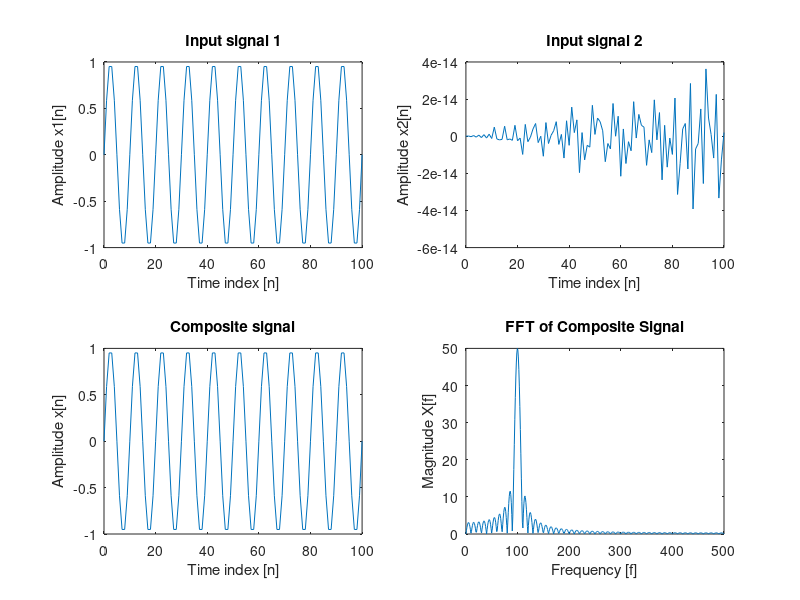
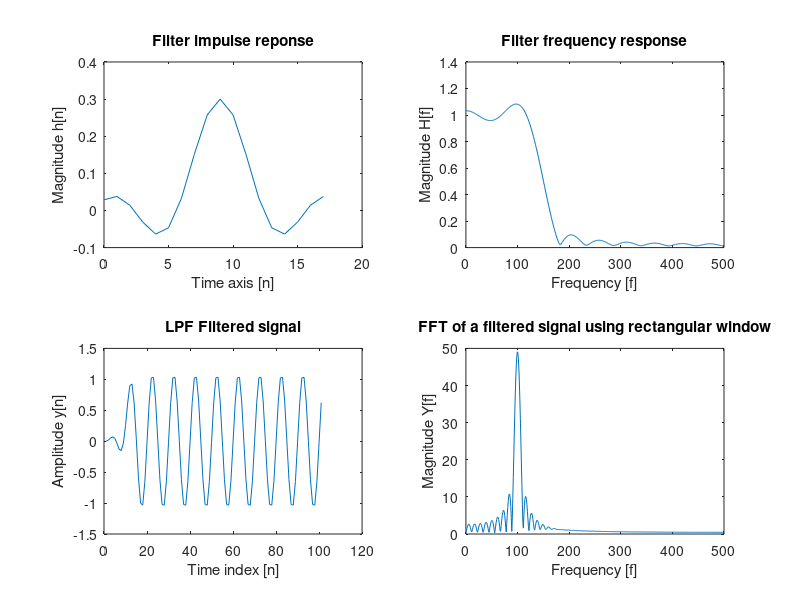

Source code (MATLAB) for these figures, in order:
t=0:100;
f1=100;
f2=500;
fs=1000;
fc=150;
N=18;
x1=sin(2*pi*(f1/fs)*t);
figure(1)
subplot(2,2,1); plot(t,x1);
xlabel('Time index [n]')
ylabel('Amplitude x1[n]')
title('Input signal 1')
x2=sin(2*pi*(f2/fs)*t);
subplot(2,2,2); plot(t,x2);
xlabel('Time index [n]')
ylabel('Amplitude x2[n]')
title('Input signal 2')
x=x1+x2;
subplot(2,2,3); plot(t,x);
xlabel('Time index [n]')
ylabel('Amplitude x[n]')
title('Composite signal')
mag=abs(fft(x,1024));
k=0:512;
f=k*fs/1024;
subplot(2,2,4); plot(f,mag(1:513));
xlabel('Frequency [f]')
ylabel('Magnitude X[f]')
title('FFT of Composite Signal')
if rem(N,2) == 0
 a=N/2;
else
 a = (N-1)/2;
end
for n=0:N-1
 if n~=a
 hd(n+1)=sin(2*pi*(fc/fs)*(n-a))/(pi*(n-a));
 end
 hd(a+1)=2*fc/fs;
end
figure(2)
n=0:N-1;
w=rectwin(N);
h=hd.*w';
subplot(2,2,1); plot(n,h);
xlabel('Time axis [n]')
ylabel('Magnitude h[n]')

title('Filter impulse reponse')
H=abs(fft(h,1024));
subplot(2,2,2); plot(f,H(1:513));
xlabel('Frequency [f]')
ylabel('Magnitude H[f]')
title('Filter frequency response')
y=filter(h,1,x);
subplot(2,2,3); plot(y);
xlabel('Time index [n]')
ylabel('Amplitude y[n]')
title('LPF Filtered signal')
Y=abs(fft(y,1024));
subplot(2,2,4)
plot(f,Y(1:513));
xlabel('Frequency [f]')
ylabel('Magnitude Y[f]')
title('FFT of a filtered signal using rectangular window')
